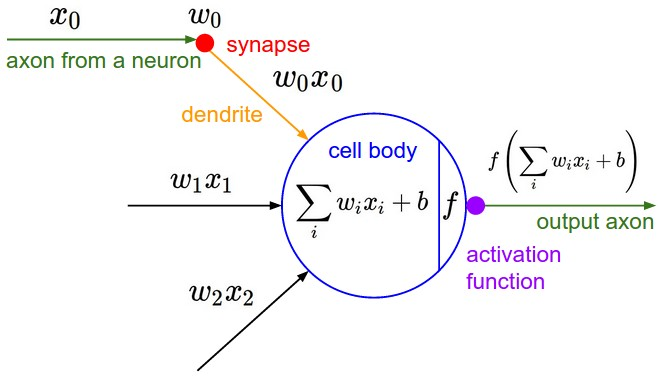
#> input picture videos/deep-learning/001_introduction/sources/slide_022_source/neuron_model.jpeg, 659 x 376 px
$ python scan_dir_render.py ../../../../../../deep-learning/001_introduction/sources/slide_022_source/neuron_model.jpeg
#> lines starting #> are read from the running program, lines starting #| are printed output that depends on the picture
#!/usr/bin/env python3
"""Paren-curve-direction census for the S23 sweep (deck 03).

Finds tall thin ink components (parenthesis-like strokes) in a slide image
(render 2001x1125 or original 960x540) and measures each stroke's belly
direction: mid-row weighted ink centroid vs top/bottom-tip weighted centroid.

  delta = belly_x - tips_x
  delta < -T  -> "("   (belly left, opening right)
  delta > +T  -> ")"   (belly right, opening left)
  |delta| <= T -> straight / ambiguous (brackets, digits, ties)

Usage:
  scan_dir_render.py IMG [--thresh N] [--min-h N] [--max-frac F] [--json OUT]
"""
import argparse
import json
import sys

import numpy as np
from PIL import Image
from scipy import ndimage


def load_ink(path, thresh):
#> called with thresh = 160
    im = Image.open(path).convert("L")
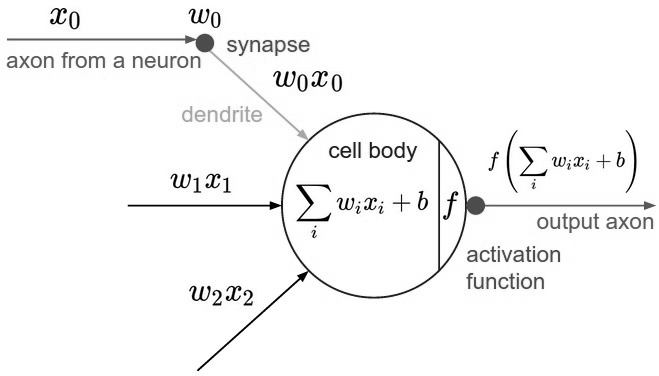
#> im: PIL image 659x376 L; min 0, max 255, mean 246.5
    a = np.asarray(im, dtype=np.float64)
    ink = np.clip(thresh - a, 0, None)  # weight = how far below threshold
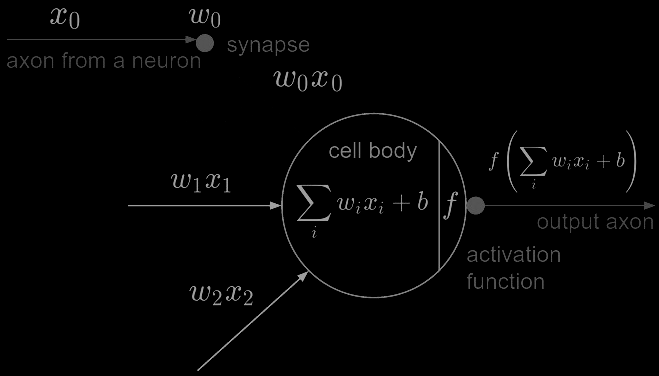
#> ink: shape (376, 659) float64; min 0, max 160, mean 3.3
    return ink


def stroke_census(ink, min_h, max_frac):
#> called with min_h = 18, max_frac = 0.55
    mask = ink > 0
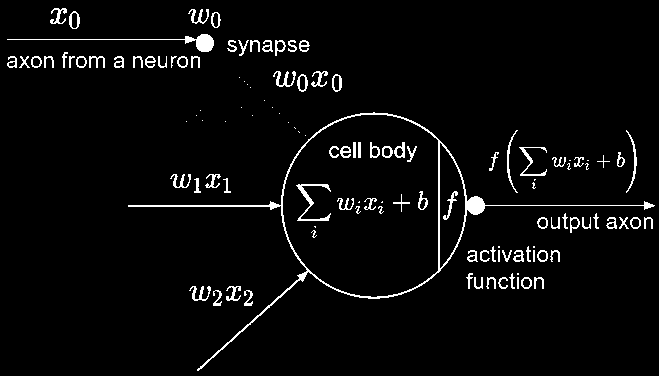
#> mask: shape (376, 659) bool; 3.7% white in thin lines or dots
    lab, n = ndimage.label(mask, structure=np.ones((3, 3), dtype=int))
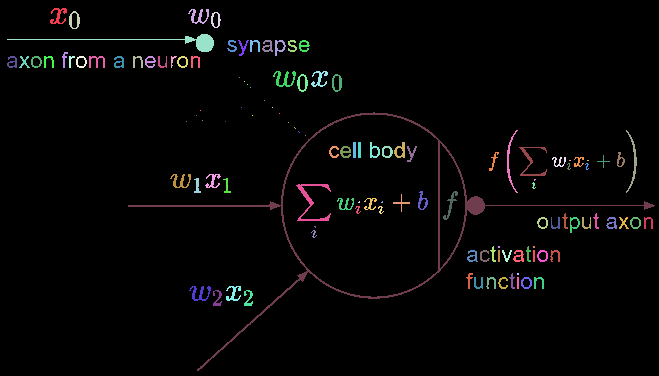
#> lab: shape (376, 659) int32; 124 distinct labels, from 0 to 123; one colour per label, 0 black
#> n = 123
    out = []
    H, W = mask.shape
#> H = 376; W = 659
    for sl in ndimage.find_objects(lab):
        if sl is None:
            continue
        y0, y1 = sl[0].start, sl[0].stop
        x0, x1 = sl[1].start, sl[1].stop
        h, w = y1 - y0, x1 - x0
        if h < min_h:
            continue
        if h < 3 or w < 2:
            continue
        if w > max_frac * h:
            continue  # wide blob: letters like C/G/O, circles, boxes
        sub = ink[sl]
        ys, xs = np.nonzero(sub)
        if len(ys) == 0:
            continue
        wts = sub[ys, xs]
        rel_y = ys / h  # 0 top .. 1 bottom
        tips = (rel_y <= 0.18) | (rel_y >= 0.82)
        mid = (rel_y >= 0.35) & (rel_y <= 0.65)
        if tips.sum() < 4 or mid.sum() < 4:
            continue
        tips_x = float((xs[tips] * wts[tips]).sum() / wts[tips].sum())
        belly_x = float((xs[mid] * wts[mid]).sum() / wts[mid].sum())
        # secondary: extreme-x rows — leftmost ink column's row-centroid vs
        # the glyph's row span (a "(" reaches its leftmost at mid-height)
        leftmost_col = xs.min()
        lm_rows = ys[xs == leftmost_col]
        rightmost_col = xs.max()
        rm_rows = ys[xs == rightmost_col]
        lm_frac = float(lm_rows.mean()) / h
        rm_frac = float(rm_rows.mean()) / h
        delta = belly_x - tips_x
        if abs(delta) <= 1.2:
            verdict = "STRAIGHT"
        elif delta < 0:
            verdict = "("
        else:
            verdict = ")"
        out.append({
            "bbox": [x0, y0, x1, y1], "w": int(w), "h": int(h),
            "belly_x": round(belly_x, 2), "tips_x": round(tips_x, 2),
            "delta": round(delta, 2), "verdict": verdict,
            "leftmost_at_ymid_frac": round(lm_frac, 2),
            "rightmost_at_ymid_frac": round(rm_frac, 2),
        })
#> this loop made 123 passes
#> (y0, y1, x0, x1, h, w, tips_x, belly_x) on pass 50: (130, 193, 626, 637, 63, 11, 3.53, 8.57)
#> (y0, y1, x0, x1, h, w, tips_x, belly_x) on pass 49: (130, 193, 507, 518, 63, 11, 5.69, 0.547)
#> after the loop, out = 5 items
    out.sort(key=lambda d: (d["bbox"][1], d["bbox"][0]))
    return out


def main():
    ap = argparse.ArgumentParser()
    ap.add_argument("image")
    ap.add_argument("--thresh", type=int, default=160)
    ap.add_argument("--min-h", type=int, default=18)
    ap.add_argument("--max-frac", type=float, default=0.55)
    ap.add_argument("--json", default=None)
    args = ap.parse_args()

    ink = load_ink(args.image, args.thresh)
    strokes = stroke_census(ink, args.min_h, args.max_frac)
#> strokes = 5 items

    print(f"# {args.image} thresh={args.thresh} min_h={args.min_h} "
          f"max_frac={args.max_frac} -> {len(strokes)} tall thin strokes")
#| # ../../../../../../deep-learning/001_introduction/sources/slide_022_source/neuron_model.jpeg thresh=160 min_h=18 max_frac=0.55 -> 5 tall thin strokes
    hdr = (f"{'bbox(x0,y0,x1,y1)':>24} {'w':>4} {'h':>4} {'belly':>7} "
           f"{'tips':>7} {'delta':>6} {'verdict':>9} {'lmF':>5} {'rmF':>5}")
    print(hdr)
    for s in strokes:
        b = s["bbox"]
        print(f"({b[0]:>5},{b[1]:>5},{b[2]:>5},{b[3]:>5}) {s['w']:>4} {s['h']:>4} "
              f"{s['belly_x']:>7.2f} {s['tips_x']:>7.2f} {s['delta']:>6.2f} "
              f"{s['verdict']:>9} {s['leftmost_at_ymid_frac']:>5.2f} "
              f"{s['rightmost_at_ymid_frac']:>5.2f}")
#> this loop made 5 passes
#> b on passes 1 to 5: [507, 130, 518, 193], [626, 130, 637, 193], [489, 152, 499, 171], [418, 191, 428, 210], [443, 191, 458, 220]
#| (  507,  130,  518,  193)   11   63    0.55    5.69  -5.14         (  0.49  0.49
#| (  626,  130,  637,  193)   11   63    8.57    3.53   5.04         )  0.49  0.49
#| (  489,  152,  499,  171)   10   19    4.21    4.51  -0.30  STRAIGHT  0.89  0.03
#| (  418,  191,  428,  210)   10   19    4.67    3.26   1.41         )  0.71  0.58
#| (  443,  191,  458,  220)   15   29    7.11    7.20  -0.09  STRAIGHT  0.90  0.07
    if args.json:
        with open(args.json, "w") as f:
            json.dump(strokes, f, indent=1)
        print(f"# banked {args.json}")


if __name__ == "__main__":
    main()
